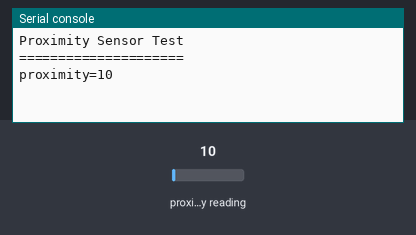
Recording of a program running on a simulated ESP32 board running MicroPython. Shown: the last lines printed to the serial console. Inputs (shaded band) come from the test bench; at power-on: proximity reading 10. Library files of the repository ran but are not shown: apds9960.py.

Above: at 1.2 s.
1.3 s: proximity reading set to 5
At 2.5 s:
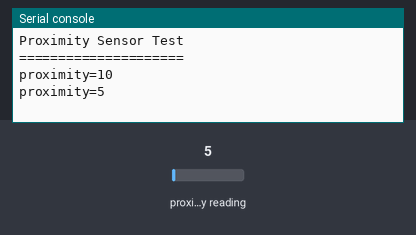
2.8 s: proximity reading set to 64
At 3.7 s:
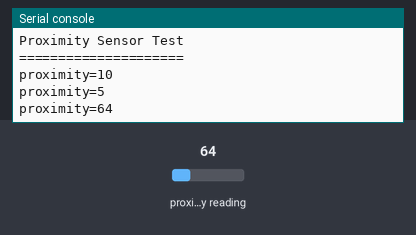

The program:

prox.py
```python
from time import sleep

from machine import Pin, I2C
from lib.config import *

from lib.sensors.apds9960 import *
from lib.sensors.apds9960 import uAPDS9960 as APDS9960

bus = I2C(sda=Pin(DEFAULT_IOTKIT_I2C_SDA), scl=Pin(DEFAULT_IOTKIT_I2C_SCL))

apds = APDS9960(bus)

apds.setProximityIntLowThreshold(50)

print("Proximity Sensor Test")
print("=====================")
apds.enableProximitySensor()

oval = -1
while True:
    sleep(0.25)
    val = apds.readProximity()
    if val != oval:
        print("proximity={}".format(val))
        oval = val
```

config.py
```python
### Default Pins esp32-devkitC-V4 bzw. Mapping auf IoTKitV3.1 small

DEFAULT_IOTKIT_LED1 = 5
DEFAULT_IOTKIT_BUZZER = 26
DEFAULT_IOTKIT_BUTTON1 = 0

# I2C Bus D15 und D14
DEFAULT_IOTKIT_I2C_SCL = 4
DEFAULT_IOTKIT_I2C_SDA = 2

# H-Bridge D2 - D7
DEFAULT_IOTKIT_MOTOR1_FWD	= 12
DEFAULT_IOTKIT_MOTOR1_PWM	= 13
DEFAULT_IOTKIT_MOTOR1_REV	= 14
DEFAULT_IOTKIT_MOTOR2_FWD	= 16
DEFAULT_IOTKIT_MOTOR2_PWM	= 15
DEFAULT_IOTKIT_MOTOR2_REW = 17

# SPI Bus D10 (SS), D11 - D13
DEFAULT_IOTKIT_SPI_SCLK = 23
DEFAULT_IOTKIT_SPI_MISO = 22
DEFAULT_IOTKIT_SPI_MOSI = 21
DEFAULT_IOTKIT_SPI_SS   = 27

# 4 x 3 Header D9 und D8
DEFAULT_IOTKIT_SERVO1 = 19
DEFAULT_IOTKIT_SERVO2 = 18

# Analog Pins, A2 bis A5
DEFAULT_IOTKIT_POTI = 32
DEFAULT_IOTKIT_HALL_SENSOR = 33
DEFAULT_IOTKIT_ADC_4 = 34
DEFAULT_IOTKIT_ADC_5 = 35

# UART
DEFAULT_IOTKIT_UART_TX = 1
DEFAULT_IOTKIT_UART_RX = 3
```

Measured:
- after the input at 1.3 s, the serial console: prints a new line after 0.21 s (image 1)
- after the input at 2.8 s, the serial console: prints a new line after 0.21 s (image 2)
